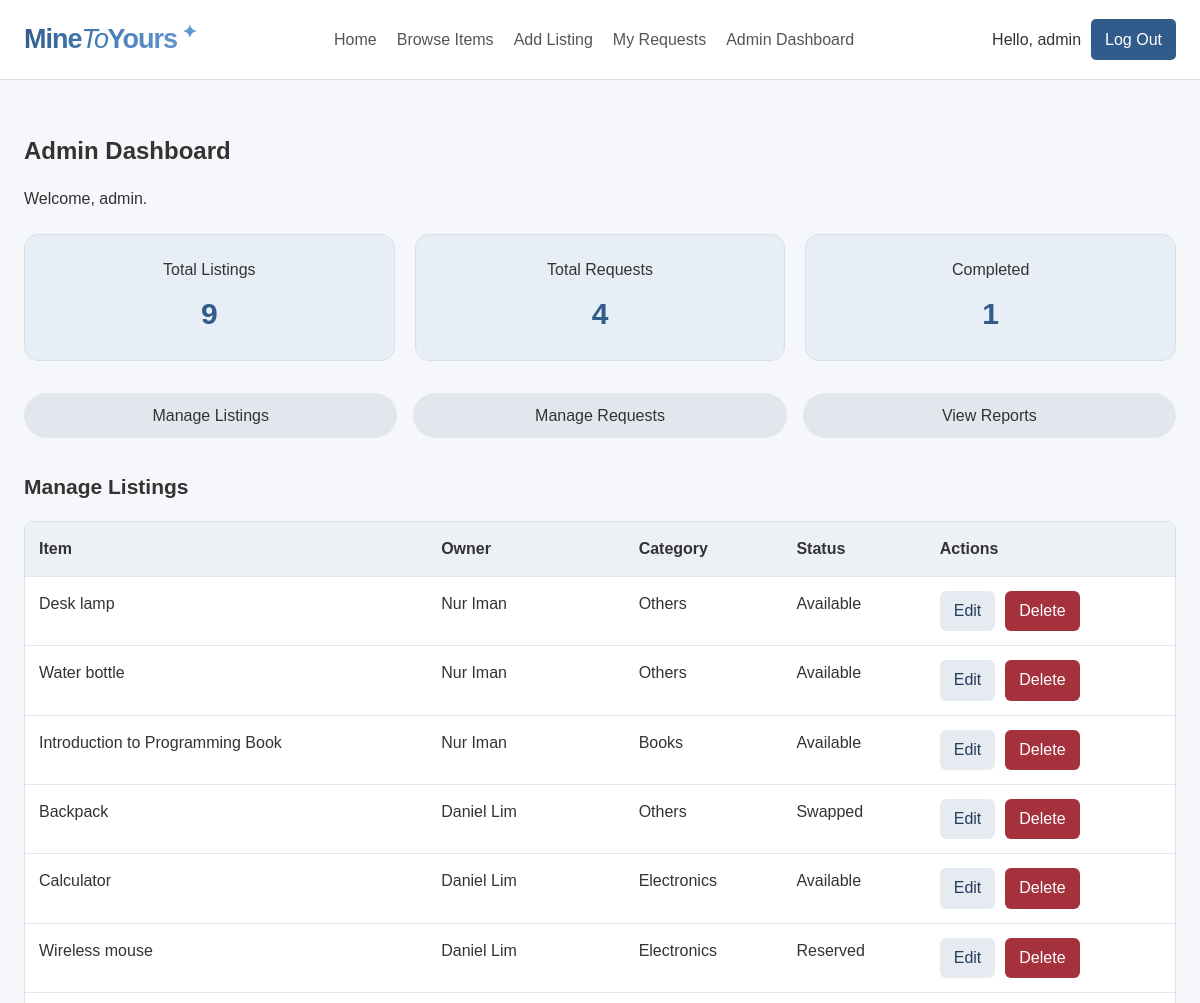
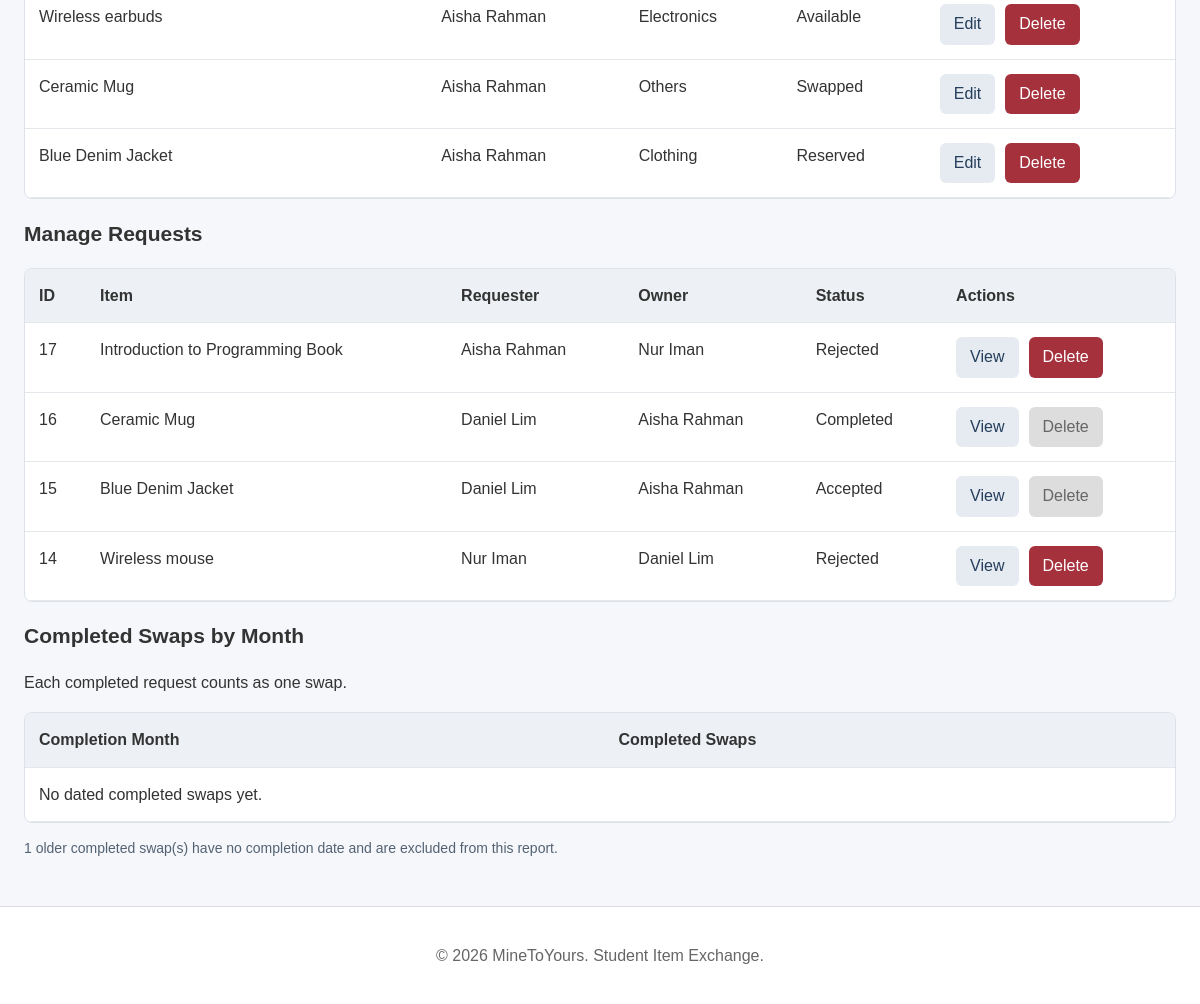
Page /admin_dashboard.php (signed in) on the committed database (2 pictures, top to bottom).
### tables this page shows
CREATE TABLE `listings` (
  `listing_id` int(11) NOT NULL,
  `user_id` int(11) NOT NULL,
  `category_id` int(11) NOT NULL,
  `title` varchar(100) NOT NULL,
  `item_condition` varchar(30) NOT NULL,
  `description` text NOT NULL,
  `image_path` varchar(255) DEFAULT NULL,
  `created_at` datetime NOT NULL DEFAULT current_timestamp(),
  `listing_status` enum('Available','Reserved','Swapped') NOT NULL DEFAULT 'Available'
);

CREATE TABLE `users` (
  `user_id` int(11) NOT NULL,
  `full_name` varchar(100) NOT NULL,
  `student_id` varchar(30) NOT NULL,
  `email` varchar(100) NOT NULL,
  `password` varchar(255) NOT NULL,
  `role` varchar(20) NOT NULL DEFAULT 'user'
);

CREATE TABLE `categories` (
  `category_id` int(11) NOT NULL,
  `category_name` varchar(50) NOT NULL
);

CREATE TABLE `swap_requests` (
  `request_id` int(11) NOT NULL,
  `requester_id` int(11) NOT NULL,
  `requested_listing_id` int(11) NOT NULL,
  `offered_listing_id` int(11) DEFAULT NULL,
  `message` text DEFAULT NULL,
  `status` varchar(20) NOT NULL DEFAULT 'pending',
  `request_date` datetime NOT NULL DEFAULT current_timestamp(),
  `completed_at` datetime DEFAULT NULL
);

### admin_dashboard.php (the view, shortened to what this page needs)
<?php
require_once "includes/db.php";
function escape($value) {
    return htmlspecialchars((string) $value, ENT_QUOTES, "UTF-8");
}
$listings = $conn->query("SELECT l.*, u.full_name, c.category_name FROM listings l JOIN users u ON l.user_id=u.user_id JOIN categories c ON l.category_id=c.category_id ORDER BY l.listing_id DESC")->fetch_all(MYSQLI_ASSOC);
$requests = $conn->query("SELECT sr.*, l.title AS item, o.title AS offered, u.full_name AS requester, owner.full_name AS owner FROM swap_requests sr JOIN listings l ON sr.requested_listing_id=l.listing_id LEFT JOIN listings o ON sr.offered_listing_id=o.listing_id JOIN users u ON sr.requester_id=u.user_id JOIN users owner ON l.user_id=owner.user_id ORDER BY sr.request_date DESC")->fetch_all(MYSQLI_ASSOC);
$completed = $conn->query("SELECT COUNT(*) AS total FROM swap_requests WHERE LOWER(status)='completed'")->fetch_assoc()["total"];
$report = $conn->query("SELECT DATE_FORMAT(completed_at,'%Y-%m') AS month, COUNT(*) AS total FROM swap_requests WHERE LOWER(status)='completed' AND completed_at IS NOT NULL GROUP BY DATE_FORMAT(completed_at,'%Y-%m') ORDER BY month DESC")->fetch_all(MYSQLI_ASSOC);
$unknown = $conn->query("SELECT COUNT(*) AS total FROM swap_requests WHERE LOWER(status)='completed' AND completed_at IS NULL")->fetch_assoc()["total"];
include "includes/header.php";
?>
<link rel="stylesheet" href="assets/css/style.css">
<section class="admin-dashboard">
    <h1>Admin Dashboard</h1>
    <p>Welcome, <?= escape($_SESSION["full_name"] ?? "Admin") ?>.</p>
    <div class="admin-stats">
        <div>Total Listings<strong><?= count($listings) ?></strong></div>
        <div>Total Requests<strong><?= count($requests) ?></strong></div>
        <div>Completed<strong><?= (int) $completed ?></strong></div>
    </div>
    <nav class="admin-tabs">
        <a href="#listings">Manage Listings</a>
        <a href="#requests">Manage Requests</a>
        <a href="#reports">View Reports</a>
    </nav>
    <h2 id="listings">Manage Listings</h2>
    <div class="admin-scroll"><table>
        <thead><tr><th>Item</th><th>Owner</th><th>Category</th><th>Status</th><th>Actions</th></tr></thead>
        <tbody>
        <?php foreach ($listings as $listing): ?>
            <tr>
                <td><?= escape($listing["title"]) ?></td>
                <td><?= escape($listing["full_name"]) ?></td>
                <td><?= escape($listing["category_name"]) ?></td>
                <td><?= escape($listing["listing_status"]) ?></td>
                <td><div class="admin-actions">
                    <a class="admin-button admin-secondary" href="?edit=<?= (int) $listing["listing_id"] ?>#listings">Edit</a>
                    <form method="post" onsubmit="return confirm('Delete this listing?');">
                        <button class="admin-danger">Delete</button>
                    </form>
                </div></td>
            </tr>
        <?php endforeach; ?>
        </tbody>
    </table></div>
    <h2 id="requests">Manage Requests</h2>
    <div class="admin-scroll"><table>
        <thead><tr><th>ID</th><th>Item</th><th>Requester</th><th>Owner</th><th>Status</th><th>Actions</th></tr></thead>
        <tbody>
        <?php foreach ($requests as $request): ?>
            <tr>
                <td><?= (int) $request["request_id"] ?></td>
                <td><?= escape($request["item"]) ?></td>
                <td><?= escape($request["requester"]) ?></td>
                <td><?= escape($request["owner"]) ?></td>
                <td><?= escape(ucfirst(strtolower($request["status"]))) ?></td>
                <td><div class="admin-actions">
                    <a class="admin-button admin-secondary" href="?view=<?= (int) $request["request_id"] ?>#requests">View</a>
                    <?php if (in_array(strtolower($request["status"]), ["pending", "rejected"], true)): ?>
                        <form method="post" onsubmit="return confirm('Delete this request? This cannot be undone.');">
                            <button class="admin-danger">Delete</button>
                        </form>
                    <?php else: ?>
                        <button type="button" disabled style="background:#ddd;color:#666;cursor:not-allowed" title="Kept for swap history">Delete</button>
                    <?php endif; ?>
                </div></td>
            </tr>
        <?php endforeach; ?>
        </tbody>
    </table></div>
    <h2 id="reports">Completed Swaps by Month</h2>
    <p>Each completed request counts as one swap.</p>
    <div class="admin-scroll"><table>
        <thead><tr><th>Completion Month</th><th>Completed Swaps</th></tr></thead>
        <tbody>
        <?php if (!$report): ?><tr><td colspan="2">No dated completed swaps yet.</td></tr><?php endif; ?>
        </tbody>
    </table></div>
    <?php if ($unknown): ?>
        <p class="admin-muted"><?= (int) $unknown ?> older completed swap(s) have no completion date and are excluded from this report.</p>
    <?php endif; ?>
</section>
<?php include "includes/footer.php"; ?>

### assets/css/style.css (style rules this page uses)
html { overflow-y: scroll; }
* { box-sizing: border-box; }
body { margin: 0; font-family: Arial, sans-serif; color: #333333; background-color: #f5f7fa; line-height: 1.6; min-height: 100vh; display: flex; flex-direction: column; }
a { color: inherit; text-decoration: none; }
.admin-dashboard h1 { margin-bottom: 6px; }
.admin-dashboard h2 { font-size: 21px; }
.admin-stats { display: grid; grid-template-columns: repeat(auto-fit, minmax(170px, 1fr)); gap: 20px; margin: 22px 0 32px; }
.admin-stats>div { background: #e8eef5; border: 1px solid #d6e0eb; border-radius: 14px; padding: 22px; text-align: center; }
.admin-stats strong { display: block; font-size: 30px; color: #315b8a; margin-top: 7px; }
.admin-tabs { display: flex; flex-wrap: wrap; gap: 16px; margin: 24px 0 32px; }
.admin-tabs a { flex: 1; min-width: 155px; text-align: center; background: #e3e7ed; border-radius: 24px; padding: 10px 20px; }
.admin-heading, .admin-actions { display: flex; align-items: center; gap: 10px; flex-wrap: wrap; }
.admin-actions form { margin: 0; }
.admin-scroll { overflow-x: auto; margin: 14px 0; background: #ffffff; border: 1px solid #dce2e8; border-radius: 8px; }
.admin-dashboard table { width: 100%; border-collapse: collapse; min-width: 620px; }
.admin-dashboard th, .admin-dashboard td { padding: 14px; border-bottom: 1px solid #e4e7eb; text-align: left; vertical-align: top; }
.admin-dashboard th { background: #edf1f6; }
.admin-dashboard button, .admin-button { display: inline-block; background: #315b8a; color: #ffffff; border: 0; border-radius: 6px; padding: 9px 14px; font: inherit; cursor: pointer; text-decoration: none; line-height: 1.4; }
.admin-dashboard .admin-secondary { background: #e6ebf1; color: #243e5c; }
.admin-dashboard .admin-danger { background: #a5313d; }
.admin-muted { color: #536273; font-size: 14px; }

### rows in the picture
listings: title "Desk lamp", user.full_name "Nur Iman", category.category_name "Others", listing_status "Available"
listings: title "Water bottle", user.full_name "Nur Iman", category.category_name "Others", listing_status "Available"
listings: title "Introduction to Programming Book", user.full_name "Nur Iman", category.category_name "Books", listing_status "Available"
listings: title "Backpack", user.full_name "Daniel Lim", category.category_name "Others", listing_status "Swapped"
listings: title "Calculator", user.full_name "Daniel Lim", category.category_name "Electronics", listing_status "Available"
listings: title "Wireless mouse", user.full_name "Daniel Lim", category.category_name "Electronics", listing_status "Reserved"
listings: title "Wireless earbuds", user.full_name "Aisha Rahman", category.category_name "Electronics", listing_status "Available"
listings: title "Ceramic Mug", user.full_name "Aisha Rahman", category.category_name "Others", listing_status "Swapped"
listings: title "Blue Denim Jacket", user.full_name "Aisha Rahman", category.category_name "Clothing", listing_status "Reserved"
swap_requests: request_id "17", requested_listing.title "Introduction to Programming Book", requester.full_name "Aisha Rahman", users.full_name "Nur Iman", status "Rejected"
swap_requests: request_id "16", requested_listing.title "Ceramic Mug", requester.full_name "Daniel Lim", users.full_name "Aisha Rahman", status "Completed", shows "Delete"
swap_requests: request_id "15", requested_listing.title "Blue Denim Jacket", requester.full_name "Daniel Lim", users.full_name "Aisha Rahman", status "Accepted", shows "Delete"
swap_requests: request_id "14", requested_listing.title "Wireless mouse", requester.full_name "Nur Iman", users.full_name "Daniel Lim", status "Rejected"

### other values in the picture
$_SESSION["full_name"] "admin"
count($listings) "9"
count($requests) "4"
$completed "1"
$unknown "1"
